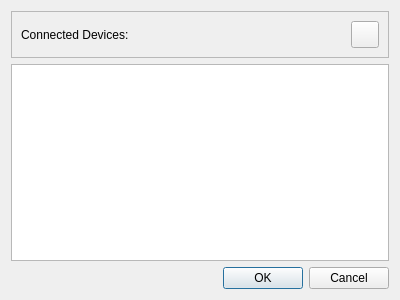
<?xml version="1.0" encoding="UTF-8"?>
<ui version="4.0">
 <class>DeviceConnDialog</class>
 <widget class="QDialog" name="DeviceConnDialog">
  <property name="geometry">
   <rect>
    <x>0</x>
    <y>0</y>
    <width>400</width>
    <height>300</height>
   </rect>
  </property>
  <property name="windowTitle">
   <string>Dialog</string>
  </property>
  <layout class="QVBoxLayout" name="verticalLayout">
   <item>
    <widget class="QFrame" name="header">
     <property name="minimumSize">
      <size>
       <width>0</width>
       <height>40</height>
      </size>
     </property>
     <property name="frameShape">
      <enum>QFrame::Shape::StyledPanel</enum>
     </property>
     <property name="frameShadow">
      <enum>QFrame::Shadow::Raised</enum>
     </property>
     <layout class="QHBoxLayout" name="horizontalLayout">
      <item>
       <widget class="QLabel" name="title">
        <property name="text">
         <string>Connected Devices:</string>
        </property>
       </widget>
      </item>
      <item>
       <widget class="QToolButton" name="refreshBtn">
        <property name="text">
         <string/>
        </property>
        <property name="icon">
         <iconset resource="resources.qrc">
          <normaloff>:/icons/refresh.png</normaloff>:/icons/refresh.png</iconset>
        </property>
        <property name="iconSize">
         <size>
          <width>20</width>
          <height>20</height>
         </size>
        </property>
       </widget>
      </item>
     </layout>
    </widget>
   </item>
   <item>
    <widget class="QListWidget" name="devicesContainer"/>
   </item>
   <item>
    <widget class="QDialogButtonBox" name="buttonBox">
     <property name="orientation">
      <enum>Qt::Orientation::Horizontal</enum>
     </property>
     <property name="standardButtons">
      <set>QDialogButtonBox::StandardButton::Cancel|QDialogButtonBox::StandardButton::Ok</set>
     </property>
    </widget>
   </item>
  </layout>
 </widget>
 <resources>
  <include location="resources.qrc"/>
 </resources>
 <connections>
  <connection>
   <sender>buttonBox</sender>
   <signal>accepted()</signal>
   <receiver>DeviceConnDialog</receiver>
   <slot>accept()</slot>
   <hints>
    <hint type="sourcelabel">
     <x>248</x>
     <y>254</y>
    </hint>
    <hint type="destinationlabel">
     <x>157</x>
     <y>274</y>
    </hint>
   </hints>
  </connection>
  <connection>
   <sender>buttonBox</sender>
   <signal>rejected()</signal>
   <receiver>DeviceConnDialog</receiver>
   <slot>reject()</slot>
   <hints>
    <hint type="sourcelabel">
     <x>316</x>
     <y>260</y>
    </hint>
    <hint type="destinationlabel">
     <x>286</x>
     <y>274</y>
    </hint>
   </hints>
  </connection>
 </connections>
</ui>
